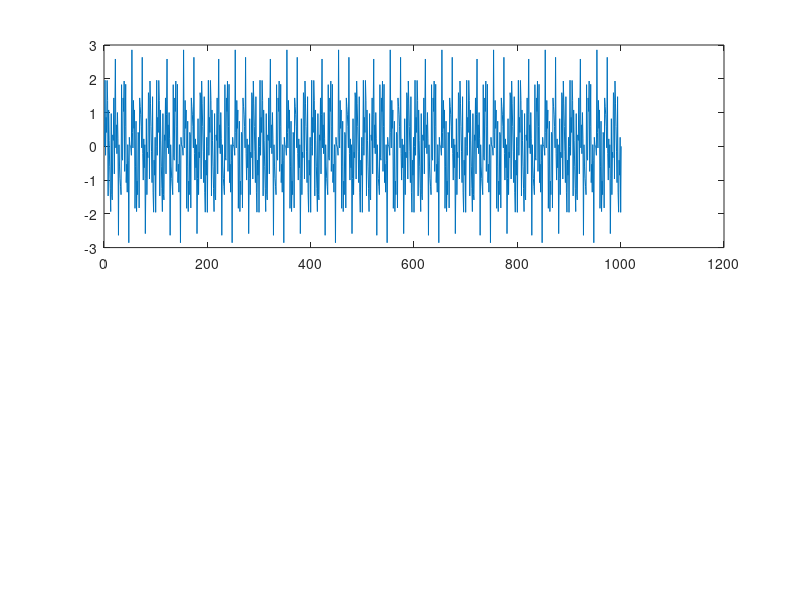

MATLAB code for this plot: (Note: this script raises an error after producing the figure.)
clc;
clear all;
close all;
t=0:0.001:1;
x=sin(2*3.1415926535*60*t)+sin(2*3.1415926535*400*t)+sin(2*3.1415926535*250*t);
subplot(2,1,1)
plot(x)
Fs=1000;
psdest = psd(spectrum.periodogram,x,'Fs',Fs,'NFFT',length(x));
[~,I] = max(psdest.Data);
fprintf('Maximum occurs at %d Hz.\n',psdest.Frequencies(I));
subplot(2,1,2)
plot(psdest.Frequencies,psdest.Data)